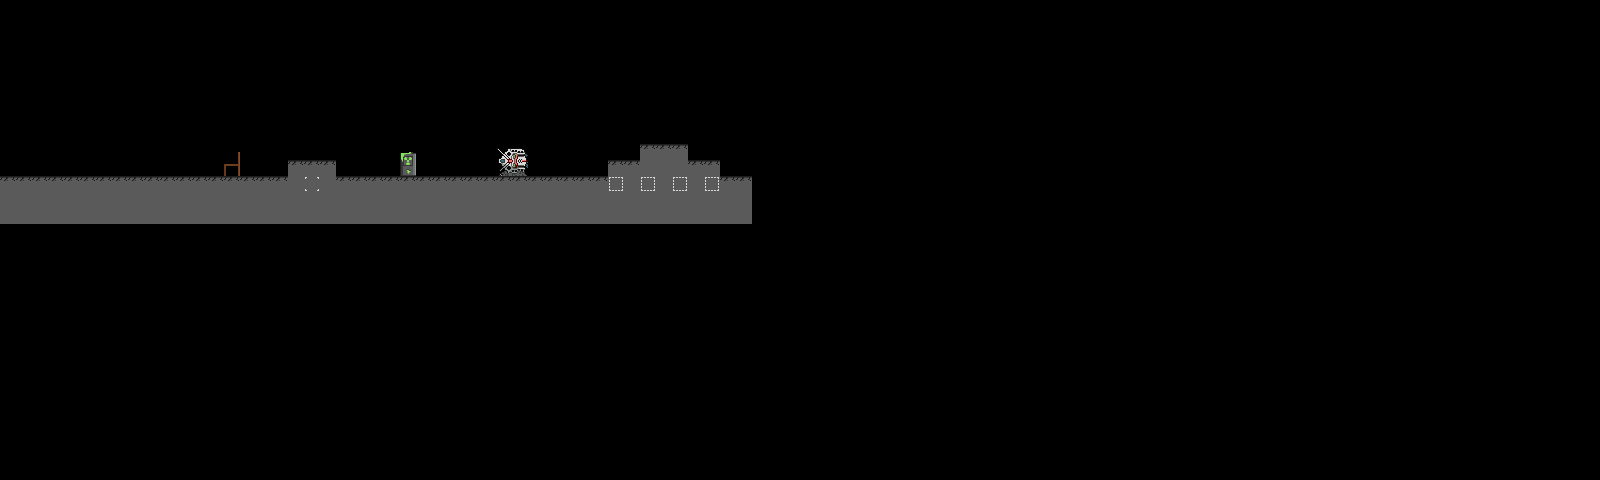

This game map was drawn from its Tiled (.tmx) file and the tilesets committed beside it. A one-line description and the trimmed map source follow:
An orthogonal 100x30 tile map with 16x16 px tiles, 1 tile layer (Tile Layer 1).

<map version="1.0" orientation="orthogonal" width="100" height="30" tilewidth="16" tileheight="16">
 <tileset firstgid="1" name="Tileset" tilewidth="16" tileheight="16">
  <image source="Tileset.png" trans="ff007f" width="640" height="400" />
 </tileset>
 <layer name="Tile Layer 1" width="100" height="30">
  <data>[3000 cells, 166 non-empty, 13 distinct tile ids]</data>
 </layer>
</map>
